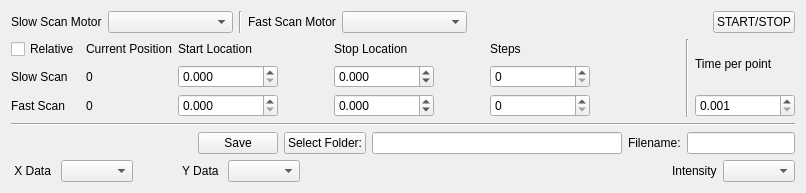
          <widget class="QWidget" name="tab_contour">
           <attribute name="title">
            <string>Contour</string>
           </attribute>
           <layout class="QVBoxLayout" name="verticalLayout_16">
            <item>
             <layout class="QHBoxLayout" name="horizontalLayout_ChooseMotor_Mesh">
              <item>
               <widget class="QLabel" name="label_choose_mesh_slow_motor">
                <property name="text">
                 <string>Slow Scan Motor</string>
                </property>
               </widget>
              </item>
              <item>
               <widget class="QComboBox" name="comboBox_mesh_slow_motor">
                <property name="minimumSize">
                 <size>
                  <width>125</width>
                  <height>0</height>
                 </size>
                </property>
               </widget>
              </item>
              <item>
               <widget class="Line" name="line_55">
                <property name="orientation">
                 <enum>Qt::Vertical</enum>
                </property>
               </widget>
              </item>
              <item>
               <widget class="QLabel" name="label_choose_mesh_fast_motor">
                <property name="text">
                 <string>Fast Scan Motor</string>
                </property>
               </widget>
              </item>
              <item>
               <widget class="QComboBox" name="comboBox_mesh_fast_motor">
                <property name="minimumSize">
                 <size>
                  <width>125</width>
                  <height>0</height>
                 </size>
                </property>
               </widget>
              </item>
              <item>
               <spacer name="horizontalSpacer_8">
                <property name="orientation">
                 <enum>Qt::Horizontal</enum>
                </property>
                <property name="sizeHint" stdset="0">
                 <size>
                  <width>40</width>
                  <height>20</height>
                 </size>
                </property>
               </spacer>
              </item>
              <item>
               <widget class="QPushButton" name="pushButton_mesh_start_stop">
                <property name="text">
                 <string>START/STOP</string>
                </property>
               </widget>
              </item>
             </layout>
            </item>
            <item>
             <layout class="QHBoxLayout" name="horizontalLayout_MeshSettings">
              <property name="sizeConstraint">
               <enum>QLayout::SetDefaultConstraint</enum>
              </property>
              <item>
               <layout class="QGridLayout" name="gridLayout_MeshSettings">
                <item row="1" column="4">
                 <widget class="QLabel" name="label_mesh_stoppos_name">
                  <property name="minimumSize">
                   <size>
                    <width>100</width>
                    <height>0</height>
                   </size>
                  </property>
                  <property name="text">
                   <string>Stop Location</string>
                  </property>
                 </widget>
                </item>
                <item row="1" column="6">
                 <widget class="QLabel" name="label_mesh_steps_name">
                  <property name="minimumSize">
                   <size>
                    <width>100</width>
                    <height>0</height>
                   </size>
                  </property>
                  <property name="text">
                   <string>Steps</string>
                  </property>
                 </widget>
                </item>
                <item row="2" column="7">
                 <spacer name="horizontalSpacer_21">
                  <property name="orientation">
                   <enum>Qt::Horizontal</enum>
                  </property>
                  <property name="sizeType">
                   <enum>QSizePolicy::Maximum</enum>
                  </property>
                  <property name="sizeHint" stdset="0">
                   <size>
                    <width>50</width>
                    <height>20</height>
                   </size>
                  </property>
                 </spacer>
                </item>
                <item row="2" column="5">
                 <spacer name="horizontalSpacer_25">
                  <property name="orientation">
                   <enum>Qt::Horizontal</enum>
                  </property>
                  <property name="sizeType">
                   <enum>QSizePolicy::Maximum</enum>
                  </property>
                  <property name="sizeHint" stdset="0">
                   <size>
                    <width>50</width>
                    <height>20</height>
                   </size>
                  </property>
                 </spacer>
                </item>
                <item row="2" column="3">
                 <spacer name="horizontalSpacer_57">
                  <property name="orientation">
                   <enum>Qt::Horizontal</enum>
                  </property>
                  <property name="sizeType">
                   <enum>QSizePolicy::Maximum</enum>
                  </property>
                  <property name="sizeHint" stdset="0">
                   <size>
                    <width>50</width>
                    <height>20</height>
                   </size>
                  </property>
                 </spacer>
                </item>
                <item row="1" column="3">
                 <spacer name="horizontalSpacer_58">
                  <property name="orientation">
                   <enum>Qt::Horizontal</enum>
                  </property>
                  <property name="sizeType">
                   <enum>QSizePolicy::Maximum</enum>
                  </property>
                  <property name="sizeHint" stdset="0">
                   <size>
                    <width>50</width>
                    <height>20</height>
                   </size>
                  </property>
                 </spacer>
                </item>
                <item row="1" column="5">
                 <spacer name="horizontalSpacer_63">
                  <property name="orientation">
                   <enum>Qt::Horizontal</enum>
                  </property>
                  <property name="sizeType">
                   <enum>QSizePolicy::Maximum</enum>
                  </property>
                  <property name="sizeHint" stdset="0">
                   <size>
                    <width>50</width>
                    <height>20</height>
                   </size>
                  </property>
                 </spacer>
                </item>
                <item row="1" column="7">
                 <spacer name="horizontalSpacer_64">
                  <property name="orientation">
                   <enum>Qt::Horizontal</enum>
                  </property>
                  <property name="sizeType">
                   <enum>QSizePolicy::Maximum</enum>
                  </property>
                  <property name="sizeHint" stdset="0">
                   <size>
                    <width>50</width>
                    <height>20</height>
                   </size>
                  </property>
                 </spacer>
                </item>
                <item row="1" column="2">
                 <widget class="QLabel" name="label_mesh_startpos_name">
                  <property name="sizePolicy">
                   <sizepolicy hsizetype="Preferred" vsizetype="Preferred">
                    <horstretch>0</horstretch>
                    <verstretch>0</verstretch>
                   </sizepolicy>
                  </property>
                  <property name="minimumSize">
                   <size>
                    <width>100</width>
                    <height>0</height>
                   </size>
                  </property>
                  <property name="text">
                   <string>Start Location</string>
                  </property>
                 </widget>
                </item>
                <item row="2" column="2">
                 <widget class="QDoubleSpinBox" name="doubleSpinBox_slow_mesh_startpos">
                  <property name="decimals">
                   <number>3</number>
                  </property>
                 </widget>
                </item>
                <item row="2" column="4">
                 <widget class="QDoubleSpinBox" name="doubleSpinBox_slow_mesh_stoppos">
                  <property name="decimals">
                   <number>3</number>
                  </property>
                  <property name="minimum">
                   <double>-9999.989999999999782</double>
                  </property>
                  <property name="maximum">
                   <double>9999.989999999999782</double>
                  </property>
                 </widget>
                </item>
                <item row="2" column="6">
                 <widget class="QDoubleSpinBox" name="doubleSpinBox_slow_mesh_steps">
                  <property name="decimals">
                   <number>0</number>
                  </property>
                  <property name="maximum">
                   <double>20000.000000000000000</double>
                  </property>
                 </widget>
                </item>
                <item row="2" column="1">
                 <widget class="QLabel" name="label_slow_mesh_currpos">
                  <property name="text">
                   <string>0</string>
                  </property>
                 </widget>
                </item>
                <item row="2" column="0">
                 <widget class="QLabel" name="label_slow_mesh_name">
                  <property name="text">
                   <string>Slow Scan</string>
                  </property>
                 </widget>
                </item>
                <item row="1" column="0">
                 <widget class="QCheckBox" name="checkBox_rel_mesh">
                  <property name="text">
                   <string>Relative</string>
                  </property>
                 </widget>
                </item>
                <item row="1" column="1">
                 <widget class="QLabel" name="label_mesh_currpos_name">
                  <property name="text">
                   <string>Current Position</string>
                  </property>
                 </widget>
                </item>
                <item row="3" column="0">
                 <widget class="QLabel" name="label_fast_mesh_name">
                  <property name="text">
                   <string>Fast Scan</string>
                  </property>
                 </widget>
                </item>
                <item row="3" column="1">
                 <widget class="QLabel" name="label_fast_mesh_currpos">
                  <property name="text">
                   <string>0</string>
                  </property>
                 </widget>
                </item>
                <item row="3" column="2">
                 <widget class="QDoubleSpinBox" name="doubleSpinBox_fast_mesh_startpos">
                  <property name="decimals">
                   <number>3</number>
                  </property>
                 </widget>
                </item>
                <item row="3" column="3">
                 <spacer name="horizontalSpacer_67">
                  <property name="orientation">
                   <enum>Qt::Horizontal</enum>
                  </property>
                  <property name="sizeType">
                   <enum>QSizePolicy::Maximum</enum>
                  </property>
                  <property name="sizeHint" stdset="0">
                   <size>
                    <width>50</width>
                    <height>20</height>
                   </size>
                  </property>
                 </spacer>
                </item>
                <item row="3" column="4">
                 <widget class="QDoubleSpinBox" name="doubleSpinBox_fast_mesh_stoppos">
                  <property name="decimals">
                   <number>3</number>
                  </property>
                  <property name="minimum">
                   <double>-9999.989999999999782</double>
                  </property>
                  <property name="maximum">
                   <double>9999.989999999999782</double>
                  </property>
                 </widget>
                </item>
                <item row="3" column="5">
                 <spacer name="horizontalSpacer_68">
                  <property name="orientation">
                   <enum>Qt::Horizontal</enum>
                  </property>
                  <property name="sizeType">
                   <enum>QSizePolicy::Maximum</enum>
                  </property>
                  <property name="sizeHint" stdset="0">
                   <size>
                    <width>50</width>
                    <height>20</height>
                   </size>
                  </property>
                 </spacer>
                </item>
                <item row="3" column="6">
                 <widget class="QDoubleSpinBox" name="doubleSpinBox_fast_mesh_steps">
                  <property name="decimals">
                   <number>0</number>
                  </property>
                  <property name="maximum">
                   <double>20000.000000000000000</double>
                  </property>
                 </widget>
                </item>
                <item row="3" column="7">
                 <spacer name="horizontalSpacer_69">
                  <property name="orientation">
                   <enum>Qt::Horizontal</enum>
                  </property>
                  <property name="sizeType">
                   <enum>QSizePolicy::Maximum</enum>
                  </property>
                  <property name="sizeHint" stdset="0">
                   <size>
                    <width>50</width>
                    <height>20</height>
                   </size>
                  </property>
                 </spacer>
                </item>
               </layout>
              </item>
              <item>
               <spacer name="horizontalSpacer_72">
                <property name="orientation">
                 <enum>Qt::Horizontal</enum>
                </property>
                <property name="sizeHint" stdset="0">
                 <size>
                  <width>40</width>
                  <height>20</height>
                 </size>
                </property>
               </spacer>
              </item>
              <item>
               <widget class="Line" name="line_56">
                <property name="orientation">
                 <enum>Qt::Vertical</enum>
                </property>
               </widget>
              </item>
              <item>
               <layout class="QVBoxLayout" name="verticalLayout_19">
                <item>
                 <widget class="QLabel" name="label_scan_waittime_name_2">
                  <property name="minimumSize">
                   <size>
                    <width>100</width>
                    <height>0</height>
                   </size>
                  </property>
                  <property name="text">
                   <string>Time per point</string>
                  </property>
                 </widget>
                </item>
                <item>
                 <widget class="QDoubleSpinBox" name="doubleSpinBox_mesh_waittime">
                  <property name="decimals">
                   <number>3</number>
                  </property>
                  <property name="minimum">
                   <double>0.001000000000000</double>
                  </property>
                  <property name="maximum">
                   <double>3000000.000000000000000</double>
                  </property>
                 </widget>
                </item>
               </layout>
              </item>
             </layout>
            </item>
            <item>
             <widget class="Line" name="line_2">
              <property name="orientation">
               <enum>Qt::Horizontal</enum>
              </property>
             </widget>
            </item>
            <item>
             <layout class="QVBoxLayout" name="verticalLayout_mesh_graph">
              <property name="sizeConstraint">
               <enum>QLayout::SetDefaultConstraint</enum>
              </property>
             </layout>
            </item>
            <item>
             <layout class="QHBoxLayout" name="horizontalLayout_mesh_save">
              <item>
               <spacer name="horizontalSpacer_70">
                <property name="orientation">
                 <enum>Qt::Horizontal</enum>
                </property>
                <property name="sizeHint" stdset="0">
                 <size>
                  <width>40</width>
                  <height>20</height>
                 </size>
                </property>
               </spacer>
              </item>
              <item>
               <widget class="QPushButton" name="pushButton_mesh_save">
                <property name="text">
                 <string>Save</string>
                </property>
               </widget>
              </item>
              <item>
               <widget class="QPushButton" name="pushButton_mesh_select_file">
                <property name="text">
                 <string>Select Folder:</string>
                </property>
               </widget>
              </item>
              <item>
               <widget class="QLineEdit" name="lineEdit_mesh_select_file">
                <property name="minimumSize">
                 <size>
                  <width>250</width>
                  <height>0</height>
                 </size>
                </property>
               </widget>
              </item>
              <item>
               <widget class="QLabel" name="label_mesh_filename_name">
                <property name="text">
                 <string>Filename:</string>
                </property>
               </widget>
              </item>
              <item>
               <widget class="QLineEdit" name="lineEdit_mesh_filename">
                <property name="sizePolicy">
                 <sizepolicy hsizetype="Minimum" vsizetype="Preferred">
                  <horstretch>0</horstretch>
                  <verstretch>0</verstretch>
                 </sizepolicy>
                </property>
                <property name="minimumSize">
                 <size>
                  <width>50</width>
                  <height>0</height>
                 </size>
                </property>
               </widget>
              </item>
             </layout>
            </item>
            <item>
             <layout class="QHBoxLayout" name="horizontalLayout_mesh_choosegraph">
              <item>
               <widget class="QLabel" name="label_mesh_data_x_name">
                <property name="text">
                 <string> X Data </string>
                </property>
               </widget>
              </item>
              <item>
               <widget class="QComboBox" name="comboBox_mesh_data_x"/>
              </item>
              <item>
               <spacer name="horizontalSpacer_71">
                <property name="orientation">
                 <enum>Qt::Horizontal</enum>
                </property>
                <property name="sizeType">
                 <enum>QSizePolicy::Minimum</enum>
                </property>
                <property name="sizeHint" stdset="0">
                 <size>
                  <width>40</width>
                  <height>20</height>
                 </size>
                </property>
               </spacer>
              </item>
              <item>
               <widget class="QLabel" name="label_mesh_data_y_name">
                <property name="text">
                 <string> Y Data </string>
                </property>
               </widget>
              </item>
              <item>
               <widget class="QComboBox" name="comboBox_mesh_data_y"/>
              </item>
              <item>
               <spacer name="horizontalSpacer">
                <property name="orientation">
                 <enum>Qt::Horizontal</enum>
                </property>
                <property name="sizeHint" stdset="0">
                 <size>
                  <width>40</width>
                  <height>20</height>
                 </size>
                </property>
               </spacer>
              </item>
              <item>
               <widget class="QLabel" name="label_mesh_data_y_name_2">
                <property name="text">
                 <string>Intensity</string>
                </property>
               </widget>
              </item>
              <item>
               <widget class="QComboBox" name="comboBox_mesh_data_intes"/>
              </item>
             </layout>
            </item>
           </layout>
          </widget>
